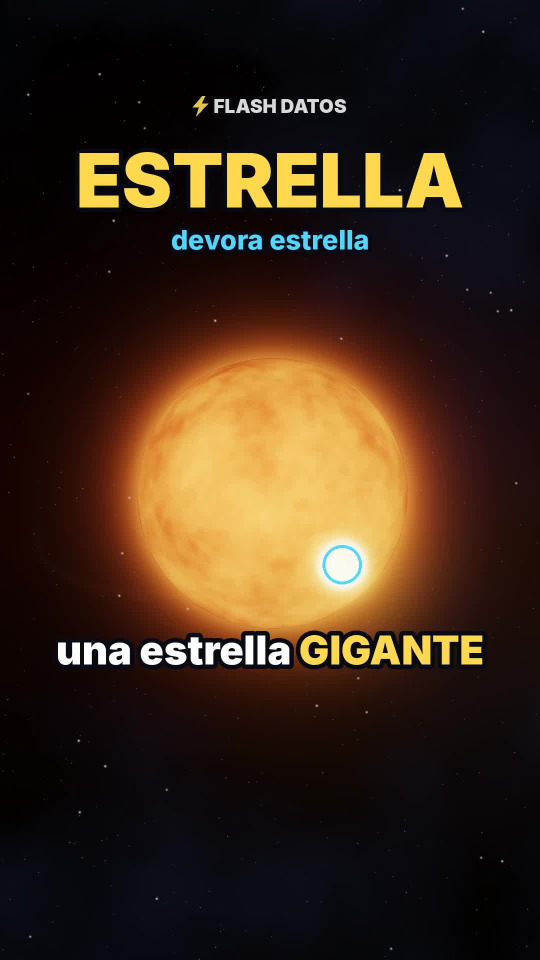
#> input picture videos/41-estrella-devora-andromeda/portada.jpg, 1080 x 1920 px (shown at 1/2 size); its folder holds only this picture in this run
$ python -i escena.py   (imports and definitions only)
#> lines starting #> are read from the running program, lines starting #| are printed output that depends on the picture
### motor/noise.py
import numpy as np
rng = np.random.default_rng(7)
PERM = rng.permutation(256)
P = np.concatenate([PERM, PERM]).astype(np.int64)
VALS = rng.random(256)


def _hash(ix, iy, iz):
    return VALS[P[P[P[ix & 255] + (iy & 255)] + (iz & 255)]]


def vnoise(x, y, z):
    xi, yi, zi = np.floor(x).astype(np.int64), np.floor(y).astype(np.int64), np.floor(z).astype(np.int64)
    xf, yf, zf = x - xi, y - yi, z - zi
    u, v, w = xf * xf * (3 - 2 * xf), yf * yf * (3 - 2 * yf), zf * zf * (3 - 2 * zf)
    c000 = _hash(xi, yi, zi); c100 = _hash(xi + 1, yi, zi)
    c010 = _hash(xi, yi + 1, zi); c110 = _hash(xi + 1, yi + 1, zi)
    c001 = _hash(xi, yi, zi + 1); c101 = _hash(xi + 1, yi, zi + 1)
    c011 = _hash(xi, yi + 1, zi + 1); c111 = _hash(xi + 1, yi + 1, zi + 1)
    x00 = c000 + u * (c100 - c000); x10 = c010 + u * (c110 - c010)
    x01 = c001 + u * (c101 - c001); x11 = c011 + u * (c111 - c011)
    y0 = x00 + v * (x10 - x00); y1 = x01 + v * (x11 - x01)
    return y0 + w * (y1 - y0)


def fbm(x, y, z, octaves=5, lac=2.0, gain=0.5, seed=0.0):
#> called with octaves = 5, lac = 2, gain = 0.5, seed = 21
    tot, amp, norm, f = 0.0, 1.0, 0.0, 1.0
    for o in range(octaves):
        off = seed * 17.31 + o * 31.7
        tot = tot + amp * vnoise(x * f + off, y * f - off * 0.7, z * f + off * 1.3)
        norm += amp; amp *= gain; f *= lac
    return tot / norm


def smooth(a, b, x):
    t = np.clip((x - a) / (b - a), 0, 1)
    return t * t * (3 - 2 * t)


def mix(a, b, t):
    t = t[..., None]
    return np.asarray(a) * (1 - t) + np.asarray(b) * t

### videos/41-estrella-devora-andromeda/escena.py
"""Flash Datos · video 41: una estrella gigante se tragó a su compañera en Andrómeda (AT 2025abao, "Bao").

Escena nueva: supergigante roja con granulación y una compañera amarilla que cae en espiral (contador de
vueltas 1→7, chorro de gas), Andrómeda hecha de partículas con zoom a la estrella, el Sol a escala como un
puntito, erupción con cascarón de gas, vista infrarroja estilo Webb con el espejo hexagonal, capas de polvo
de siglos con la espiral reconstruida y la estrella única final.


Uso:
  python3 escena.py test 1 5 12 ...
  python3 escena.py chunk <ini> <fin> <out>
  python3 escena.py info
"""
import json, math, os, subprocess, sys
import numpy as np
from PIL import Image, ImageDraw, ImageFont
from scipy.ndimage import gaussian_filter, zoom as ndzoom

BASE = os.path.dirname(os.path.abspath(__file__))
sys.path.insert(0, BASE)
from noise import fbm

W, H, FPS = 1080, 1920, 30
TY = math.tan(math.radians(20)); TX = TY * W / H
PIX = 2 * TY / H

xs = ((np.arange(W) + 0.5) / W * 2 - 1) * TX
ys = (1 - (np.arange(H) + 0.5) / H * 2) * TY
DX, DY = np.meshgrid(xs, ys)
NRM = np.sqrt(DX * DX + DY * DY + 1)
DIRS = np.stack([DX / NRM, DY / NRM, -1 / NRM], axis=-1).astype(np.float64)

# [1 line not run here, left out]


def lin(c):
    return np.asarray(c, dtype=np.float32) ** 2.2


def smooth(a, b, x):
    t = np.clip((x - a) / (b - a), 0, 1)
    return t * t * (3 - 2 * t)


def ease(s):
    s = min(max(s, 0.0), 1.0)
    return s * s * s * (s * (6 * s - 15) + 10)


def ease_out(s):
    s = min(max(s, 0.0), 1.0)
    return 1 - (1 - s) ** 3


def lerp(a, b, s):
    return np.asarray(a, float) * (1 - s) + np.asarray(b, float) * s


# [18 lines left out: functions sample, rot_y, not called in this run]


def rot_x(v, a):
    c, s = math.cos(a), math.sin(a)
    x, y, z = v[..., 0], v[..., 1], v[..., 2]
    return np.stack([x, y * c + z * s, -y * s + z * c], -1)


def latlon(v):
    return np.arcsin(np.clip(v[..., 1], -1, 1)), np.arctan2(v[..., 0], v[..., 2])


# [1 line not run here, left out]
# [1 line that did not run here, left out]


# ---------------- fondo ----------------
def make_background():
    rng = np.random.default_rng(9)
    bg = np.zeros((H, W, 3), np.float32)
    n = 1700
    x = rng.integers(0, W, n); y = rng.integers(0, H, n)
    inten = 0.02 + 0.45 * rng.random(n) ** 7
    tint = rng.random(n)
    col = np.stack([0.80 + 0.2 * tint, 0.86 + 0.06 * tint, 1.0 - 0.25 * tint], -1)
    np.add.at(bg, (y, x), col * inten[:, None])
    bg = gaussian_filter(bg, (0.6, 0.6, 0))
    big = np.zeros_like(bg)
    m = 40
    bx = rng.integers(0, W, m); by = rng.integers(0, H, m)
    np.add.at(big, (by, bx), np.array([1.0, 0.95, 0.9]) * (1.5 + 3 * rng.random(m))[:, None])
    bg += gaussian_filter(big, (1.3, 1.3, 0))
    gy, gx = np.mgrid[0:120, 0:68] / 40.0
    neb = fbm(gx, gy, np.full_like(gx, 2.3), 5, seed=21)
    neb = ndzoom(neb, (H / 120, W / 68), order=1)
    neb = np.clip((neb - 0.45) * 2.2, 0, 1) ** 1.6
    bg += neb[..., None] * np.array([0.012, 0.016, 0.045], np.float32)
    return bg


BG = make_background()

# ---------------- cámara ----------------
class Cam:
    # [7 lines left out: function __init__, not called in this run]

    def dirs(self, y0, y1, x0, x1):
        d = DIRS[y0:y1, x0:x1]
        return d[..., 0:1] * self.r + d[..., 1:2] * self.u + (-d[..., 2:3]) * self.f

    # [84 lines left out: functions proj, draw_earth, splat, not called in this run]


def bloom(img):
    small = img[::4, ::4]
    br = np.clip(small - 0.85, 0, None)
    g = gaussian_filter(br, (5, 5, 0)) * 0.55 + gaussian_filter(br, (22, 22, 0)) * 0.8 + gaussian_filter(br, (60, 60, 0)) * 0.45
    return img + ndzoom(g, (4, 4, 1), order=1)[:H, :W]


# [4 lines left out: function tonemap, not called in this run]


# [1 line not run here, left out]
# [1 line that did not run here, left out]
# [1 line that did not run here, left out]
# [1 line that did not run here, left out]
# [1 line that did not run here, left out]
# [1 line that did not run here, left out]
SPLIT = lambda k, f: S0[k] + (S1[k] - S0[k]) * f
# [1 line that did not run here, left out]
RE_KM = 6371.0
FD = os.path.join(BASE, "fonts", "")
_fc = {}


# [5 lines left out: function font, not called in this run]


YELLOW = (255, 216, 77); CYAN = (79, 216, 255); WHITE = (255, 255, 255); RED = (255, 90, 70); ORANGE = (255, 160, 70)
HL_WORDS = set()


# [15 lines left out: function groups_for_part, not called in this run]


CAPS = []
# [6 lines not run here, left out]


def is_hl(w):
    core = w.strip(".,:…?¿!¡()").lower()
    return any(ch.isdigit() for ch in core) or core in HL_WORDS or (core.isupper() and len(core) > 2) or w.strip(".,:…?¿!¡()").isupper()


# [28 lines left out: functions draw_caption, fade, not called in this run]


def txt(d, xy, s, size, col, A, fn="Inter-Black.otf", sw=8, anchor="mm"):
    d.text(xy, s, font=font(fn, size), fill=col + (A,), anchor=anchor, stroke_width=sw, stroke_fill=(8, 10, 20, A))


# [13 lines left out: function draw_label, not called in this run]


def bolt(cx, cy, s):
    pts = [(0.58, 0.0), (0.12, 0.56), (0.44, 0.56), (0.30, 1.0), (0.88, 0.38), (0.55, 0.38), (0.74, 0.0)]
    return [(cx + (px - 0.5) * s, cy + (py - 0.5) * s) for px, py in pts]


# [61 lines left out: functions draw_watermark, marker, draw_endcard, flash_alpha, glow, _paste, not called in this run]


# =====================================================================
#  VIDEO 41 · Big Bao se traga a Little Bao (Andrómeda) · escena nueva
# =====================================================================

def unit(v):
    v = np.asarray(v, float)
    return v / np.linalg.norm(v)


def pt(cam, P):
    x, y, z = cam.proj(P)
    return float(x[0]), float(y[0]), float(z[0])


# [1 line that did not run here, left out]
BIG_HOT = np.array([1.7, 0.58, 0.14]); BIG_COOL = np.array([0.55, 0.10, 0.02])
SML_HOT = np.array([3.2, 2.7, 1.7]); SML_COOL = np.array([2.0, 1.4, 0.6])


# [45 lines left out: function draw_star, not called in this run]


# ---------------- órbita de Little Bao ----------------
U1 = np.array([1.0, 0.0, 0.0])
U2 = unit([0.0, 0.24, -1.0])
R_BIG, R_SML = 1.0, 0.15


def orb(a, phi):
    return a * (math.cos(phi) * U1 + math.sin(phi) * U2)


# [13 lines left out: function draw_pair, not called in this run]


RNG = np.random.default_rng(41)
STREAM_U = RNG.random(700); STREAM_J = RNG.standard_normal((700, 3))


# [42 lines left out: functions gas_stream, orbit_ring, vis_mask, not called in this run]


# ---------------- Andrómeda de partículas ----------------
def make_galaxy():
    rng = np.random.default_rng(31)
    n_arm, n_disk, n_bulge = 26000, 16000, 9000
    r = rng.exponential(1.15, n_arm) + 0.25
    arm = rng.integers(0, 2, n_arm)
    th = arm * math.pi + np.log(r) / math.tan(math.radians(17)) + rng.normal(0, 0.22, n_arm)
    ra = np.stack([r * np.cos(th), rng.normal(0, 0.035, n_arm), r * np.sin(th)], -1)
    ca = np.where((rng.random(n_arm) < 0.12)[:, None], np.array([1.0, 0.45, 0.65]), np.array([0.62, 0.75, 1.0]))
    rd = rng.exponential(1.4, n_disk) + 0.1
    td = rng.random(n_disk) * 2 * math.pi
    dk = np.stack([rd * np.cos(td), rng.normal(0, 0.05, n_disk), rd * np.sin(td)], -1)
    cd = np.tile(np.array([0.85, 0.82, 0.78]), (n_disk, 1))
    bg_ = rng.normal(0, 1, (n_bulge, 3)) * np.array([0.42, 0.28, 0.42]) * rng.exponential(1.0, (n_bulge, 1)) ** 0.7
    cb = np.tile(np.array([1.0, 0.82, 0.55]), (n_bulge, 1))
    P = np.concatenate([ra, dk, bg_]); Cc = np.concatenate([ca * 0.7, cd * 0.45, cb * 0.9])
    ok = np.linalg.norm(P, axis=-1) < 5.2
    P, Cc = P[ok], Cc[ok]
    # inclinación de ~77° y ángulo de posición en pantalla
    P = rot_x(P, math.radians(-77 + 90) * -1 + 0)
    c, s = math.cos(math.radians(38)), math.sin(math.radians(38))
    P = np.stack([P[:, 0] * c - P[:, 1] * s, P[:, 0] * s + P[:, 1] * c, P[:, 2]], -1)
    return P, Cc.astype(np.float32)


GAL_P, GAL_C = make_galaxy()
BAO_IN_GAL = None


# [7 lines left out: function bao_spot, not called in this run]


# ---------------- tomas ----------------
FIRST = ["gancho", "andromeda", "compania", "orbitas", "webb", "polvo", "cierre"]
# [1 line that did not run here, left out]
# [1 line that did not run here, left out]
# [1 line that did not run here, left out]
PLUNGE = 4.0                               # en el gancho, la compañera desaparece


# [79 lines left out: functions scene, span, sh_gancho, ring_burst, sh_andromeda, sh_compania, not called in this run]


ORB_A0, ORB_A1 = 1.8, 1.0


# [32 lines left out: functions orbit_state, sh_orbitas, not called in this run]


RNG_EJ = np.random.default_rng(29)
# [1 line not run here, left out]
EJ_V = 0.5 + RNG_EJ.random(2600) ** 2 * 1.4
DUST_R = np.concatenate([np.full(1400, r) for r in (1.6, 2.1, 2.7, 3.3, 4.0)]) * (1 + RNG_EJ.normal(0, 0.06, 7000))
# [3 lines not run here, left out]
DUST_B = (0.4 + RNG_EJ.random(7000)) * np.repeat(np.array([1.0, 0.85, 0.7, 0.55, 0.42]), 1400)


# [7 lines left out: function ir_view, not called in this run]


def webb_k(t):
    return smooth(S0["webb"] + 3.3, S0["webb"] + 4.4, t)


# [44 lines left out: functions sh_webb, sh_polvo, sh_cierre, not called in this run]


SCENES = dict(gancho=sh_gancho, andromeda=sh_andromeda, compania=sh_compania, orbitas=sh_orbitas,
              webb=sh_webb, polvo=sh_polvo, cierre=sh_cierre)


# ---------------- textos y gráficos ----------------
# [152 lines left out: functions calendar, webb_mirror, counter, overlays, render, not called in this run]


# [21 lines not run here, left out]

>>> import cv2
>>> picture = cv2.imread('portada.jpg', cv2.IMREAD_GRAYSCALE)
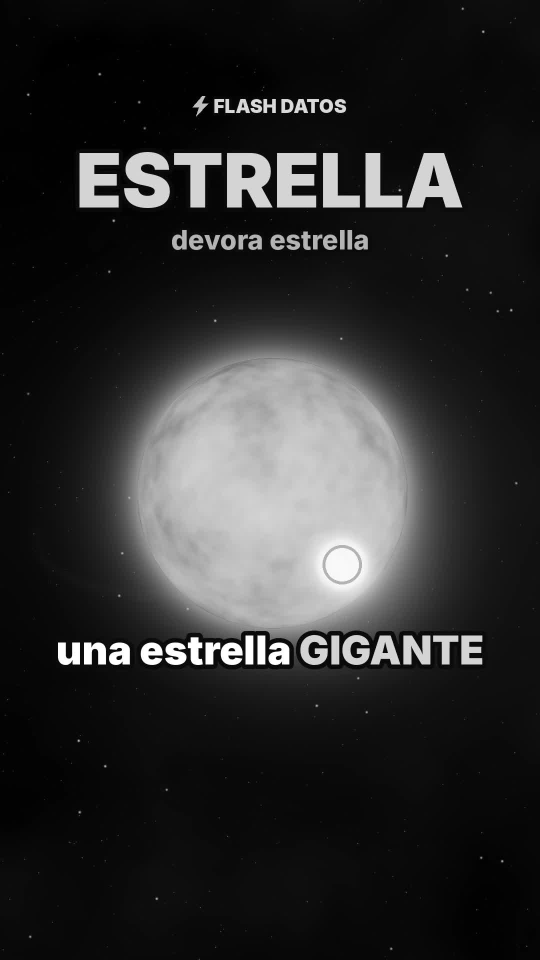
#> picture: shape (1920, 1080) (shown at 1/2 size); min 0, max 255, mean 44.7
>>> result = bloom(picture)
#> in bloom, `small = img[::4, ::4]`:
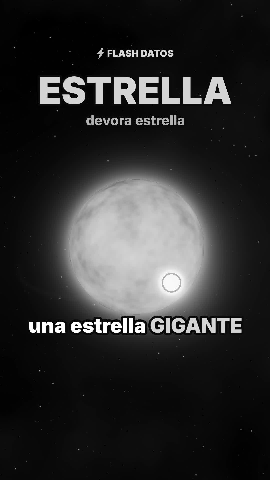
#> small: shape (480, 270); min 0, max 255, mean 44.7
#> (the run stopped early here; a loop or call above may not have finished)
